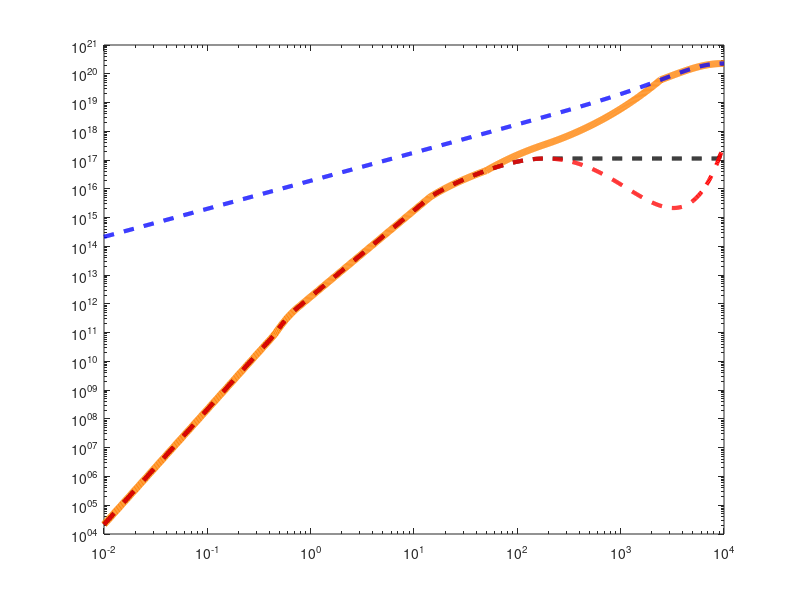

Here is the MATLAB script that generated this plot: (Note: this script raises an error after producing the figure.)

clear all; clc;


% Choose planet: 0 - Earth, 1 - Venus, 2 - Mars

planet         = 1;           

% Impactor typical parameters
rho_imp        = 2700.000;    % Impactor density [kg/m^3]
vrel_vesc      = 3.0;         % Typical impact velocity ratio v/v_esc
b              = sin(deg2rad(45));  % Impact Angle is 45 degree

pival          = pi; % Pi [non-dim.]
G              = 6.67384e-11; % Gravitational constant [m^/(kg s^2)]


% AIRBURST for Shuvalov
use_AB         = true;     % Set to true to use Airburst for Shuvalov


% COMPOSITE Scheme Limits
iminc = 50e3; % [meters] Below this radius value, pure Shuvalov model 
imaxc = 2443e3; % [meters] Above this radius value, pure Kegerreis model 




% Physical parameters of Earth as target body
if planet==0
    M_p        = 5.9736e24;   % Earth mass [kg]
    R_p        = 6.3781e6;    % Earth radius [m]
    rho_mean_p = 5515.000;    % Mean density of planet [kg/m^3]
    rho_p      = 2900.000;    % Density of crust [kg/m^3] (assumes that basaltic crust is target material)
    M_at       = 5.100e18;    % Earth atmosphere mass [kg]
    rho_atm    = 1.217;       % Surface density of Earth's atmosphere [kg/m^3]
    height_atm = 8500.0;      % Scale height of Earth atmosphere [m]
    mu         = 29;          % molecular mass of (N2 + O2) atmosphere [non-dim.] 

    M_N2  = M_at * 0.7808; 
    M_H2O  = M_at * 0.01; 
    M_CO2 = M_at * 0.0004; 


end


% Physical parameters of Venus as target body
if planet==1
    M_p        = 4.8685e24;   % Venus mass [kg]
    R_p        = 6.0518e6;    % Venus radius [m]
    rho_mean_p = 5204.000;    % Mean density of planet [kg/m^3]
    rho_p      = 2900.000;    % Density of crust [kg/m^3] (assumes that basaltic crust is target material)
    M_at       = 3.4e20;      % Venus atmosphere mass [kg]
    rho_atm    = 64.790;      % 50.000;       %64.790;      % Surface density of Venus' atmosphere [kg/m^3]
    height_atm = 15900.0;     % 18900.0;       %15900.0;     % Scale height of Venus atmosphere [m]
    mu         = 44;          % molecular mass of pure CO2 atmosphere [non-dim.] 

    M_N2  = M_at * 0.0000; 
    M_H2O  = M_at * 0.0000; 
    M_CO2 = M_at * 1.0000; 


end

% Physical parameters of Mars as target body
if planet==2
    M_p        = 0.64171e24;   % Mars mass [kg]
    R_p        = 3.3962e6;    % Mars radius [m]
    rho_mean_p = 3933.000;    % Mean density of planet [kg/m^3]
    rho_p      = 2900.000;    % Density of crust [kg/m^3] (assumes that crust is target material)
    M_at       = 2.5e18;           %2.5e16     % Mars atmosphere mass [kg]
    rho_atm    = 1.2;           %0.020;      % Surface density of Mars' atmosphere [kg/m^3]
    height_atm = 14100.0;      %11100.0;     % Scale height of Mars atmosphere [m]
    mu         = 44;          % molecular mass of pure CO2 atmosphere [non-dim.] 
    
    M_N2  = M_at * 0.027; 
    M_H2O  = M_at * 0.000; 
    M_CO2 = M_at * 0.9500; 


end



height_atm_current_val = height_atm;
rho_atm_current = rho_atm;

%factor to vary composition for Kegerrreis law.
factorcomp=   1.00; %0.3 %1.00




% ================= Radius Ragne ================= 


% Choose the minimum and maximum impactor radius [meters]
radius_min = 10;   
radius_max = 10e6;  

% Range of Impactor Radii [m]
R = logspace(log10(radius_min), log10(radius_max), 1000)'; 
num_pts = length(R);





% ================== Plot Config ====================

    % Figure size (inches)
    fig_width  = 18; % Default is 10
    fig_height = 12;  % Default is 14
    
    % Plot Style
    plot_lw    = 5;      % LineWidth for plots
    border_lw  = 1.5;    % LineWidth for axes border
    legend_fs  = 18;     % FontSize for legends
    axes_fs    = 28;     % FontSize for axes labels
    
    % Export Settings
    export_format = 'png'; % 'svg' or 'png'
    export_dpi    = 300;   % DPI for PNG export


% =======================================================





M_loss_comp = zeros(num_pts,1);
M_loss_ke = zeros(num_pts,1);
M_loss_S_frag_AB = zeros(num_pts,1);
M_loss_S_frag_AB_extrap = zeros(num_pts,1);
M_imp = zeros(num_pts,1);


    
% Mass of atmosphere above tangent plane [kg] 
% the maximum atmospheric mass that they can eject in a single impact is given by all the mass above the tangent plane, 
% which is H/2R of the total atmosphere, where H is the scale height, and R is the radius of the planet (Schlichting+ 2015)                                                                                                    
m_tan         = M_at*height_atm_current_val/(2.000*R_p);





for i = 1:num_pts
    % 1. Impactor Mass
    M_imp(i) = 4/3 * pival * R(i)^3 * rho_imp;

    % Mutual escape velocity [m/s]
    v_esc = sqrt(2*G*(M_p+M_imp(i))/(R_p+R(i)));

    % Impact velocity [m/s]
    v = vrel_vesc * v_esc;




    % =======================================================
    % A: Shuvalov (2009, 2010) + Airburst [Shuvalov (2014)]
    % =======================================================
    


    % Impact efficiency [non-dim.] (Shuvalov's eq. (2))
    xi = (2.000*R(i))^3*rho_imp*rho_p*(v^2-v_esc^2)/(height_atm_current_val^3*rho_atm_current*v_esc^2*(rho_p+rho_imp));
    xi = max(xi, 1000); % Without this threshold the plot looks weird
    
    % Polynomial fit [non-dim.]
    chi = 10^(-6.375+5.239*log10(xi)-2.121*(log10(xi)^2)+0.397*(log10(xi)^3)-0.037*(log10(xi)^4)+0.0013*(log10(xi)^5));  
    
    % Atmospheric mass loss [kg]
    M_loss = chi * M_imp(i) * ((v^2-v_esc^2)/v_esc^2);
    
    % Airbursts
    Hhalf = -1.4*height_atm_current_val* log(0.5*(1/height_atm_current_val)*5.5*(2.000*R(i))*(rho_imp/rho_atm_current)^0.5); % [Eq (7) in Shuvalov+ 2014]
    Hfr   = -1.4*height_atm_current_val* log(0.5*(1/height_atm_current_val)*3.5*(2.000*R(i))*(rho_imp/rho_atm_current)^0.5); % [Eq (8) in Shuvalov+ 2014]
       
    Vlim  = (15+0.2*height_atm_current_val/1000); % [km] [Eq (10) in Shuvalov+ 2014]
    Vlim  = max(Vlim, 0); % Vlim shouldn't be negative

    
    M_loss_AB = M_imp(i)*5.5*0.001*(2.000*R(i)/height_atm_current_val)*((rho_imp/1000)^0.5)*(((v/1000)-Vlim)^2.); % [From eq (9) in Shuvalov+ 2014]
 
    M_loss_fr = 10^((log10(M_loss_AB)-log10(M_loss))/(Hfr-Hhalf)*(Hfr)+log10(M_loss)); % [ From eq (11) in Shuvalov+ 2014]
    
    if use_AB 

        %  If Hhalf > 0 the impact is regarded as aerial burst,
        %  and Eqs. (9) and (10) are used to work out how much atmosphere is eroded (Shuvalov+, 2014)
        if(Hhalf > 0) 
            M_loss_S_frag_AB(i) = M_loss_AB; 

        % Estimates for impacts of fragmented projectiles (Hhalf < 0; Hfr > 0) are obtained from (11) (Shuvalov+, 2014) 
        elseif(Hhalf < 0) && (Hfr > 0)

            M_loss_S_frag_AB(i) = M_loss_fr; 
        else
             
            M_loss_S_frag_AB(i) = M_loss;
        end
    
    else
        M_loss_S_frag_AB(i) = M_loss;

    end

    % Tangent Plane limit for Shuvalov
    if M_loss_S_frag_AB(i) > m_tan
        M_loss_S_frag_AB(i) = m_tan;
    end

    % EXTRAPOLATION
    M_loss_S_frag_AB_extrap(i) = M_loss_S_frag_AB(i);
    
    if i > 1 && M_loss_S_frag_AB_extrap(i) < M_loss_S_frag_AB_extrap(i-1)
        M_loss_S_frag_AB_extrap(i) = M_loss_S_frag_AB_extrap(i-1);
    end
    



    % ==========================================================
    % Kegerreis (2020)
    % ==========================================================
    
    d_cap = (R_p+R(i))*(1-b); % Height of caps [m]
    V_cap_imp = pival/3.*d_cap^2*(3.*R(i)-d_cap);  % Calculate volume of impactor cap [m^3]
    V_cap_tar = pival/3.*d_cap^2*(3.*R_p-d_cap);  % Calculate volume of target cap [m^3]
    V_p       = 4./3.*pival*R_p^3; % Calculate volume of target body [m^3]
    V_imp     = 4./3.*pival*R(i)^3; % Calculate volume of impactor body [m^3]

    V_cap_imp(d_cap >= 2.*R(i)) = V_imp (d_cap >= 2.*R(i)); % When d_cap >= Impactor_diameter, Impactor_volume_cap = Impactor_volume ;
    V_cap_tar(d_cap >= R_p) = V_p; % When d_cap >= Planet_diameter, Planet_volume_cap = Planet_volume (This limit is probably unnecessary for our use case);

    f_M       = (rho_mean_p*V_cap_tar+rho_imp*V_cap_imp)/(rho_mean_p*V_p+rho_imp*V_imp);  % Calculate fractional interacting mass [non-dim.]
    M_tot     = M_imp(i)+M_p;  % Total mass involved in collision [kg]
    
    X_frac = factorcomp * 0.64*( (v/v_esc)^2. * (M_imp(i)/M_tot)^(0.5) * (rho_imp/rho_mean_p)^(0.5)*f_M)^(0.65); % Fraction of eroded atmosphere [non-dim.] (eq. 1)
    
    % Set upper limit
    if(X_frac > 1.000)
        X_frac = 1.000;
    end
    
    M_loss_ke(i) = X_frac * M_at;
    
    % ==========================================================
    % Composite Scheme
    % ==========================================================
    
    if (R(i) < iminc)
        M_loss_comp(i) = M_loss_S_frag_AB_extrap(i);
    elseif (R(i) > imaxc)
        M_loss_comp(i) = M_loss_ke(i);
    else
        M_loss_comp(i) = 10^((log10(M_loss_ke(i))-log10(M_loss_S_frag_AB_extrap(i)))/(log10(imaxc)-log10(iminc))*(log10(R(i))-log10(iminc))+log10(M_loss_S_frag_AB_extrap(i)));
    end
end



    


if use_AB 

     shuv_label = 'Shuvalov + Airburst';

     file_name = 'Impactor_Radius_vs_Erosion_AB';

else
     shuv_label = 'Shuvalov';
     file_name = 'Impactor_Radius_vs_Erosion';
end



% ==========================================================
% Plotting Export Logic
% ==========================================================
if strcmp(export_format, 'svg')
    export_ext = '.svg';
    export_driver = '-dsvg';
    export_res = '-painters'; 
    bg_color = 'none';
else
    export_ext = '.png';
    export_driver = '-dpng';
    export_res = ['-r', num2str(export_dpi)];
    bg_color = 'w'; 
end




% ==========================================================
% Plot
% ==========================================================
figure('Name', 'Impactor Radius vs Erosion');

% Convert Radius to km for X-axis
R_km = R / 1000; 

% Plot individual and composite models
loglog(R_km, M_loss_comp, '-','Color', [1 0.5 0], 'LineWidth', plot_lw);
hold on;
loglog(R_km, M_loss_S_frag_AB_extrap, 'k--', 'LineWidth', plot_lw-2);
loglog(R_km, M_loss_S_frag_AB, 'r--', 'LineWidth', plot_lw-2);
loglog(R_km, M_loss_ke, 'b--', 'LineWidth', plot_lw-2);

% Transition boundaries
xline(iminc/1000, 'k:', 'LineWidth', plot_lw-2, 'LabelVerticalAlignment', 'bottom','Label', iminc/1000 + " km",'FontSize', 30);
xline(imaxc/1000, 'k:', 'LineWidth', plot_lw-2, 'LabelVerticalAlignment', 'bottom', 'Label', imaxc/1000 + " km", 'FontSize', 30);

xlabel('Impactor Radius (km)', 'FontWeight', 'bold');
ylabel('Atmospheric Mass Loss (kg)', 'FontWeight', 'bold');
title('Impactor Radius vs Atmospheric Erosion', 'FontWeight', 'bold');
legend('Composite', 'Linear-Extrapolation for Shuvalov', shuv_label, 'Kegerreis et al.', 'Location', 'northwest', 'FontSize', legend_fs, 'FontWeight', 'bold', 'Color', 'none');
grid on;

% Axis Style
set(gca, 'FontSize', axes_fs, 'FontWeight', 'bold', 'LineWidth', border_lw, 'Box', 'on');

% Transparency and Sizing
set(gcf, 'Units', 'inches', 'Position', [1, 1, fig_width, fig_height]);
set(gcf, 'PaperUnits', 'inches', 'PaperPosition', [0, 0, fig_width, fig_height]);
set(gcf, 'PaperSize', [fig_width, fig_height]);
set(gcf, 'Color', bg_color); set(gca, 'Color', bg_color);
set(gcf, 'InvertHardcopy', 'off');
set(gcf, 'Renderer', 'painters');

% Export Configured Format
print(gcf, [file_name, export_ext], export_driver, export_res);
